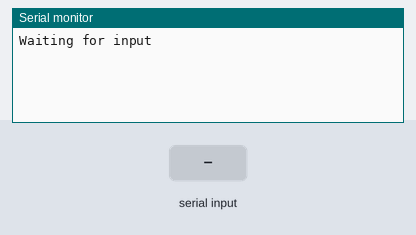
The sketch below on a simulated Arduino Uno, built with avr-gcc and run on an emulated ATmega328P. Shown: the last lines printed to the serial monitor. Inputs (shaded band) come from the test bench.

Above: at 1.2 s.
1.3 s: "90,45\n" received over Serial
At 1.8 s:
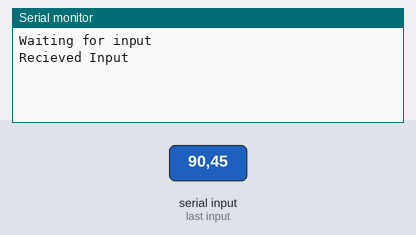
At 2.2 s:
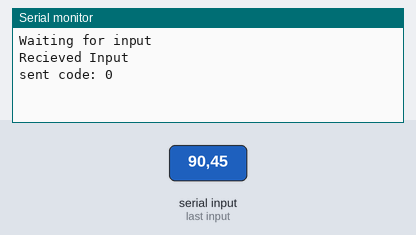

The sketch:

SendCodes.ino
```cpp
/*
  Example for different sending methods

  https://github.com/sui77/rc-switch/

*/

#include <RCSwitch.h>

#define MAX_LEN 255

RCSwitch mySwitch = RCSwitch();

void setup() {

  Serial.begin(9600);
  Serial.println("Waiting for input");

  // Transmitter is connected to Arduino Pin #10
  mySwitch.enableTransmit(10);

  // Optional set pulse length.
  mySwitch.setPulseLength(180);
}

void loop() {
  int i = 0;
  char recvChars[MAX_LEN] = {};
  while(true){
    if(Serial.available())
    {
      char input = Serial.read();
      recvChars[i] = input;
      i++;
      if( input == '\n' || input == '\r')
      {
        Serial.println("Recieved Input\n");
        delay(100);
        break;
      }
      if(i == 254){
        i = 0;
      }
    }
  }
 unsigned long code = getCodes(recvChars, i);

  /* Same switch as above, but using binary code */
  mySwitch.send(code, 24);
  Serial.println("sent code: " + String(code)+ "\n");
  //delay(1000);
}

unsigned long getCodes(char crypted[], int len){
 unsigned long code = 0;
 int pos = 0;
 String preFix = "Send:";
 char preFixChar[MAX_LEN] = {};
 int preFixLength = preFix.length();
 preFix.toCharArray(preFixChar, 255);

 for(int i = 0; i < preFixLength; i++){
  if (crypted[i] != preFixChar[i])
    return 0;
 }

 for(int i = len-2; i >= preFixLength; i--){
   int val = crypted[i] - '0';

   if(val < 10 || val >= 0){
      unsigned long part = val * powerto(10,pos);
      code += part;
      pos++;
   }
   else {
    Serial.println("FUCKING WRONG CONVERSATION BULLSHIT\n");
    return -1;
   }
 }
 //Serial.println("recieved code" + String(code));

 return code;
}
unsigned long powerto(int x, int y){
  unsigned long res = 1;
  for (int i = 0; i < y; i++)
  {
     res *= x;
  }
  return res;
}
```

Measured:
- after the input at 1.3 s, the serial monitor: prints a new line at once (image 1)
